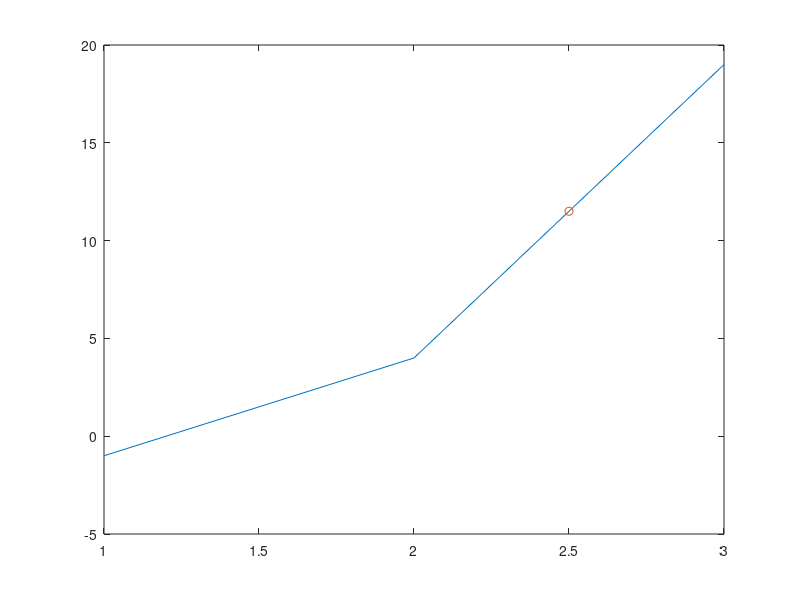

Source code (MATLAB):
close all
clear all
clc
dx=[1 2 3];
dy=[-1 4 19];
x=2.5;
for i=1:length(dx-1)
    if dx(i)<=x && dx(i+1)>=x
        x1=dx(i);
        x2=dx(i+1);
        y1=dy(i);
        y2=dy(i+1);
    end
end
y=(x-x2)*y1/(x1-x2)+(x-x1)*y2/(x2-x1);
y
plot(dx,dy)
hold on
plot(x,y,'o')
        